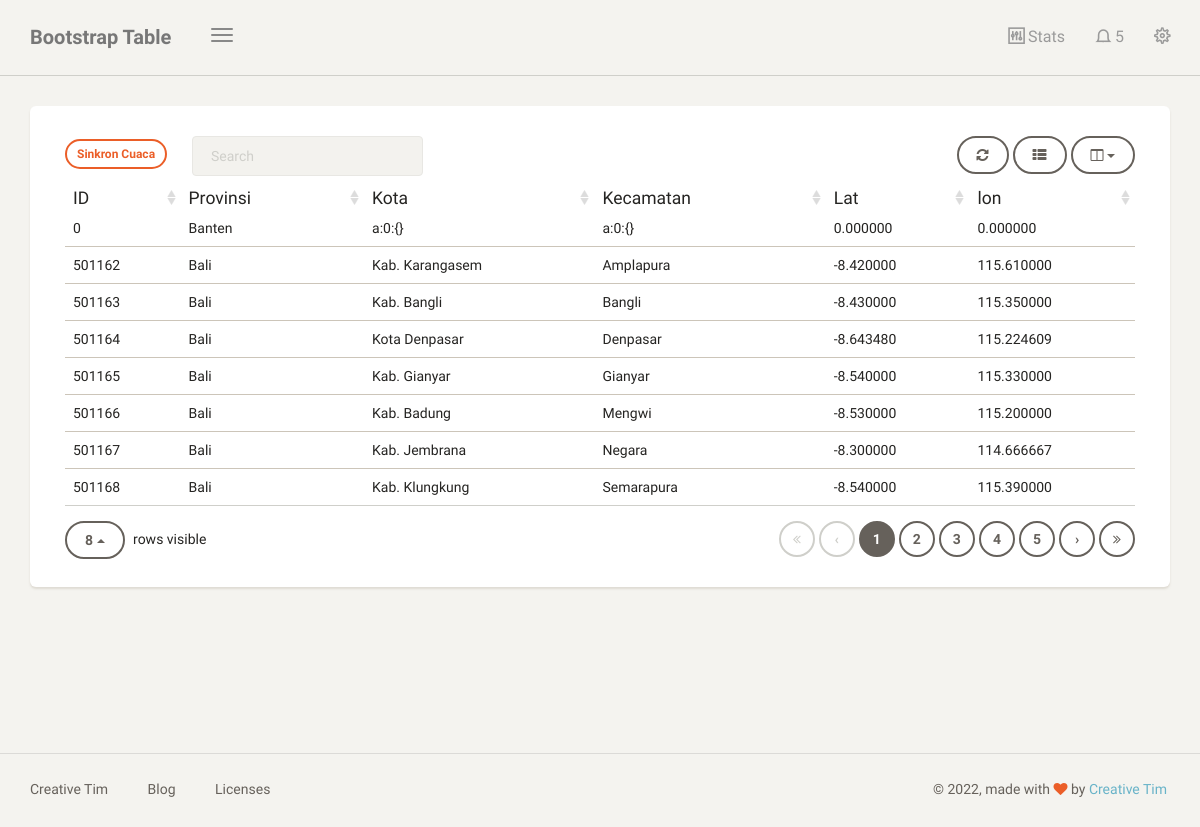
The page /dashboard/cuaca (signed in) on the database its author committed.
### cuaca/models.py (models this page shows, shortened)
class Cuaca(models.Model):
    id = models.IntegerField(primary_key=True)
    propinsi = models.CharField(max_length=100)
    kota = models.CharField(max_length=100)
    kecamatan = models.CharField(max_length=100)
    lat = models.CharField(max_length=100)
    lon = models.CharField(max_length=100)

### cuaca/views.py (the view)
# urls.py: path('cuaca', cuaca, name='table_cuaca'),
@login_required
def cuaca(request):
    template_name = "back/table_cuaca.html"
    cuaca = Cuaca.objects.all()
    context = {
        'title' : 'dashboard',
        'cuaca' : cuaca,
    }
    return render(request, template_name, context)

### templates/back/table_cuaca.html
{% extends 'back/base.html' %}
{% block content %}
<div class="content">
    <div class="container-fluid">
        <div class="row">
            <div class="col-md-12">
                <div class="card">
                    <div class="card-content">
                        <div class="toolbar">
                            <a class ="btn btn-sm btn-danger" href="{% url 'sinkron_cuaca' %}" > Sinkron Cuaca</a> &ensp;&ensp;&ensp;
                        </div>
                        <table id="bootstrap-table" class="table">
                            <thead>
                                <th data-field="id" data-sortable="true">ID</th>
                                <th data-field="judul" data-sortable="true">Provinsi</th>
                                <th data-field="tema" data-sortable="true">Kota</th>
                                <th data-field="deskripsi" data-sortable="true">Kecamatan</th>
                                <th data-field="isi" data-sortable="true">Lat</th>
                                <th data-field="bujur" data-sortable="true">lon</th>
                            </thead>
                            <tbody>
                                {% for a in cuaca %}
                                <tr>
                                    <td>{{a.id}}</td>
                                    <td>{{a.propinsi}}</td>
                                    <td>{{a.kota}}</td>
                                    <td>{{a.kecamatan}}</td>
                                    <td>{{a.lat}}</td>
                                    <td>{{a.lon}}</td>
                                </tr>
                                {% endfor %}
                            </tbody>
                        </table>
                    </div>
                </div>
            </div>
        </div>
    </div>
</div>
{% endblock content %}

### templates/back/base.html (shortened to what this page needs)
{% load static %}
<!doctype html>
<html lang="en">
<head>
    <link href="{%static 'back/css/bootstrap.min.css'%}" rel="stylesheet" />
    <link href="{%static 'back/css/paper-dashboard.css'%}" rel="stylesheet"/>
    <link href="{%static 'back/css/demo.css'%}" rel="stylesheet" />
    <link href="https://maxcdn.bootstrapcdn.com/font-awesome/latest/css/font-awesome.min.css" rel="stylesheet">
    <link href="{%static 'back/css/themify-icons.css'%}" rel="stylesheet">
</head>
<body>
	<div class="wrapper">
	    <div class="main-panel">
			<nav class="navbar navbar-default">
	            <div class="container-fluid">
	                <div class="navbar-header">
	                    <button type="button" class="navbar-toggle">
	                        <span class="icon-bar bar1"></span>
	                        <span class="icon-bar bar2"></span>
	                        <span class="icon-bar bar3"></span>
	                    </button>
	                    <a class="navbar-brand" href="#datatable">Bootstrap Table</a>
	                </div>
	                <div class="collapse navbar-collapse">
	                    <ul class="nav navbar-nav navbar-right">
	                        <li>
	                            <a href="#stats" class="dropdown-toggle btn-magnify" data-toggle="dropdown">
	                                <i class="ti-panel"></i>
									<p>Stats</p>
	                            </a>
	                        </li>
	                        <li class="dropdown">
	                            <a href="#notigfications" class="dropdown-toggle" data-toggle="dropdown">
	                                <i class="ti-bell"></i>
	                                <span class="notification">5</span>
	                            </a>
	                        </li>
							<li>
	                            <a href="#settings" class="btn-rotate">
									<i class="ti-settings"></i>
	                            </a>
	                        </li>
	                    </ul>
	                </div>
	            </div>
	        </nav>
			{% block content %}
			{% endblock content %}
	        <footer class="footer">
	            <div class="container-fluid">
	                <nav class="pull-left">
	                    <ul>
	                        <li>
	                            <a href="https://www.creative-tim.com">
	                                Creative Tim
	                            </a>
	                        </li>
	                        <li>
	                            <a href="https://blog.creative-tim.com">
	                               Blog
	                            </a>
	                        </li>
	                        <li>
	                            <a href="https://www.creative-tim.com/license">
	                                Licenses
	                            </a>
	                        </li>
	                    </ul>
	                </nav>
					<div class="copyright pull-right">
	                    &copy; <script>document.write(new Date().getFullYear())</script>, made with <i class="fa fa-heart heart"></i> by <a href="https://www.creative-tim.com">Creative Tim</a>
	                </div>
	            </div>
	        </footer>
	    </div>
	</div>
</body>
</html>

### templates/back/menu.html (shortened to what this page needs)
{% load static %}

### rows shown on the page
Cuaca: id "0", propinsi "Banten", kota "a:0:{}", kecamatan "a:0:{}", lat "0.000000", lon "0.000000"
Cuaca: id "501162", propinsi "Bali", kota "Kab. Karangasem", kecamatan "Amplapura", lat "-8.420000", lon "115.610000"
Cuaca: id "501163", propinsi "Bali", kota "Kab. Bangli", kecamatan "Bangli", lat "-8.430000", lon "115.350000"
Cuaca: id "501164", propinsi "Bali", kota "Kota Denpasar", kecamatan "Denpasar", lat "-8.643480", lon "115.224609"
Cuaca: id "501165", propinsi "Bali", kota "Kab. Gianyar", kecamatan "Gianyar", lat "-8.540000", lon "115.330000"
Cuaca: id "501166", propinsi "Bali", kota "Kab. Badung", kecamatan "Mengwi", lat "-8.530000", lon "115.200000"
Cuaca: id "501167", propinsi "Bali", kota "Kab. Jembrana", kecamatan "Negara", lat "-8.300000", lon "114.666667"
Cuaca: id "501168", propinsi "Bali", kota "Kab. Klungkung", kecamatan "Semarapura", lat "-8.540000", lon "115.390000"
